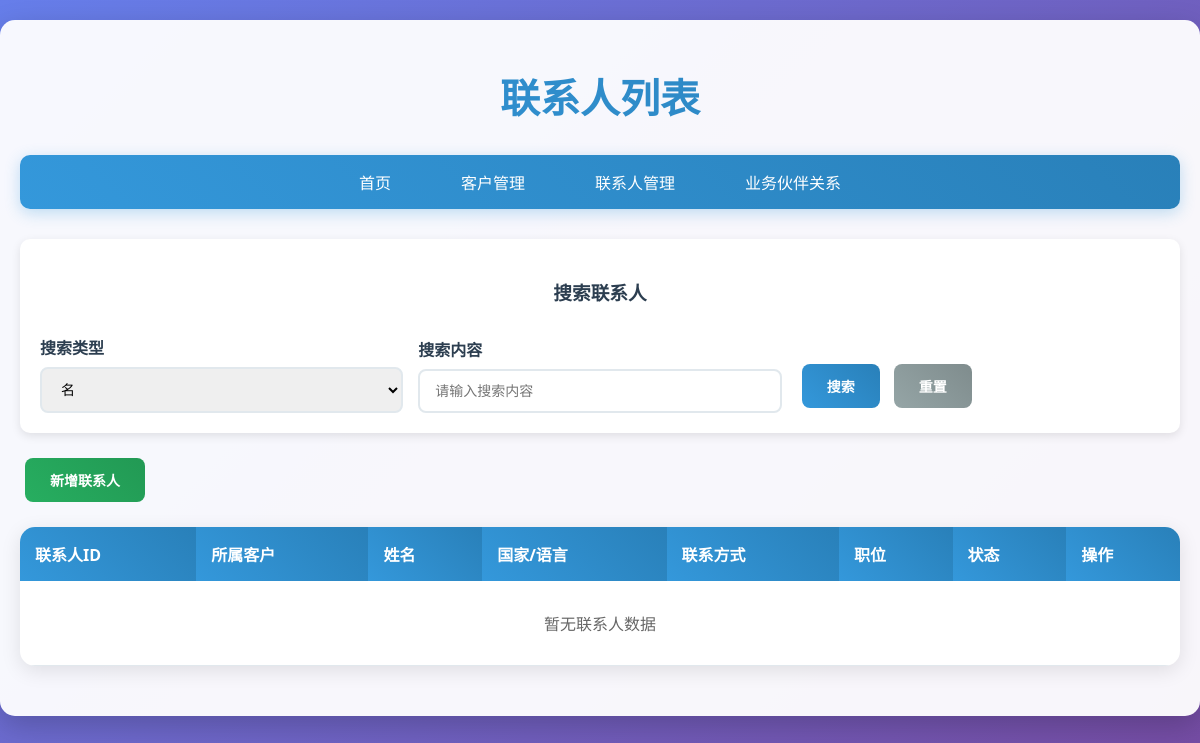
Before: /customer/contacts with the older database file.
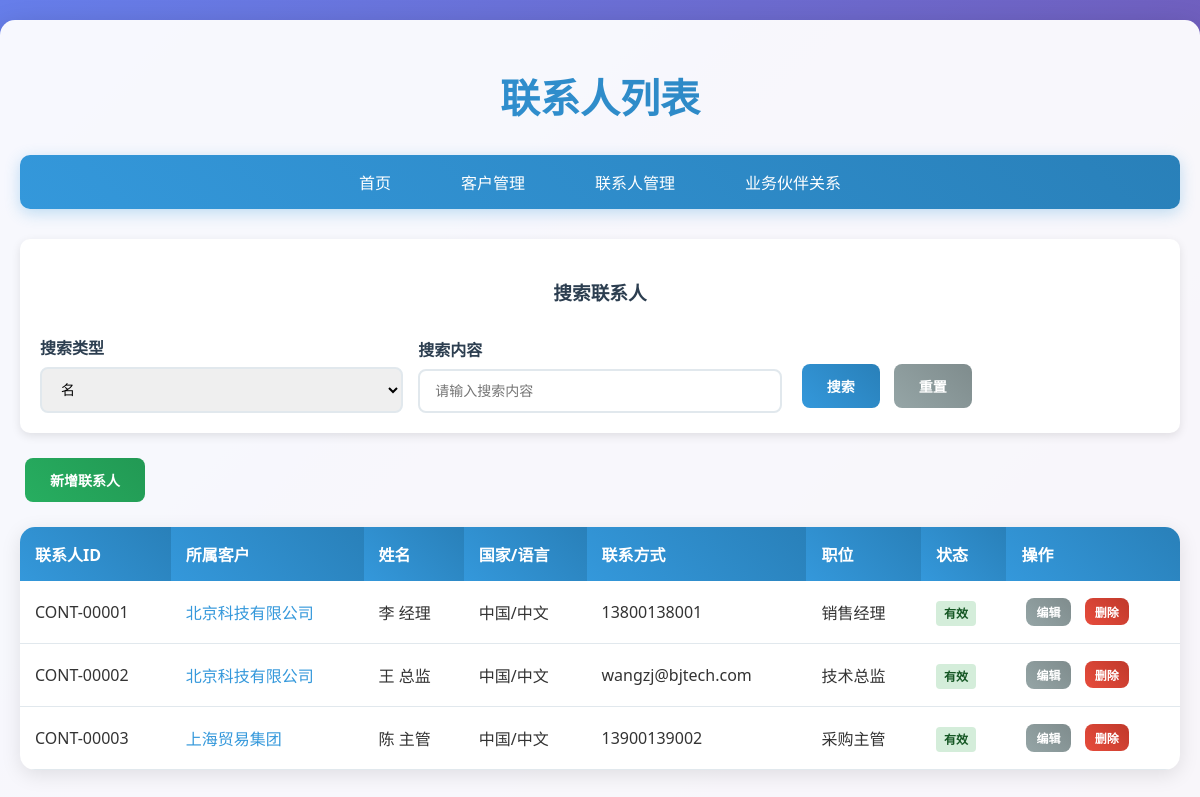
After: the same page with the newer database file.
### customer/models.py (models this page shows, shortened)
class ContactPerson(db.Model):
    __tablename__ = 'contact_person'
    contact_id = db.Column(db.String(255), primary_key=True, comment='联系人ID，唯一键（如"CONT-00001"）')
    customer_id = db.Column(db.String(255), db.ForeignKey('customer.customer_id'), nullable=False, comment='所属客户编号')
    first_name = db.Column(db.String(255), nullable=False, comment='名')
    last_name = db.Column(db.String(255), nullable=False, comment='姓')
    country_language = db.Column(db.String(255), comment='国家/语言')
    contact_info = db.Column(db.String(255), nullable=False, comment='办公电话/手机/邮箱（至少一项）')
    position = db.Column(db.String(255), comment='职位')
    status = db.Column(db.String(255), default='有效', comment='联系人状态（"有效""无效"）')

class Customer(db.Model):
    __tablename__ = 'customer'
    customer_id = db.Column(db.String(255), primary_key=True, comment='客户编号，唯一键（如"CUST-CN00001"）')
    customer_name = db.Column(db.String(255), nullable=False, comment='客户名称，全称')
    customer_type = db.Column(db.String(255), nullable=False, comment='客户类型，分为person/group/organization')
    address = db.Column(db.String(255), nullable=False, comment='注册或经营地址')
    phone = db.Column(db.String(255), nullable=False, comment='固定办公电话')
    email = db.Column(db.String(255), nullable=False, comment='官方邮箱')
    credit_limit = db.Column(db.Numeric(10, 2), default=0, comment='信用额度，非负数')
    payment_terms_code = db.Column(db.String(255), comment='付款条件代码')
    sales_region_code = db.Column(db.String(255), comment='销售区域代码')
    status = db.Column(db.String(255), default='正常', comment='客户状态（"正常""已停用""已注销"）')
    created_at = db.Column(db.DateTime, default=datetime.utcnow, comment='创建时间，可自动生成')
    contact_persons = db.relationship('ContactPerson', backref='customer', lazy=True, cascade='all, delete-orphan')
    bp_relationships = db.relationship('BPRelationship', backref='main_customer', lazy=True, cascade='all, delete-orphan')

### customer/views.py (the view)
@bp.route('/contacts')
def list_contacts():
    search_form = ContactSearchForm()
    contacts = ContactPerson.query.all()
    return render_template('customer/contact_list.html', contacts=contacts, search_form=search_form)

### customer/forms.py
class ContactSearchForm(FlaskForm):
    search_type = SelectField('搜索类型',
                             choices=[('customer_id', '所属客户编号'), ('first_name', '名'),
                                    ('last_name', '姓'), ('position', '职位')],
                             default='first_name')
    search_value = StringField('搜索内容', validators=[Optional()])

### templates/customer/contact_list.html (shortened to what this page needs)
<!DOCTYPE html>
<html lang="zh-CN">
<head>
    <link rel="stylesheet" href="{{ url_for('static', filename='style.css') }}">
</head>
<body>
    <div class="container">
        <h1>联系人列表</h1>
        <div class="navbar">
            <ul>
                <li><a href="{{ url_for('customer.index') }}">首页</a></li>
                <li><a href="{{ url_for('customer.list_customers') }}">客户管理</a></li>
                <li><a href="{{ url_for('customer.list_contacts') }}">联系人管理</a></li>
                <li><a href="{{ url_for('customer.list_relationships') }}">业务伙伴关系</a></li>
            </ul>
        </div>
        <div class="search-container">
            <h3>搜索联系人</h3>
            <form method="POST" action="{{ url_for('customer.search_contacts') }}" class="search-form">
                <div class="form-group">
                    {{ search_form.search_type.label }}
                    {{ search_form.search_type(class="form-control") }}
                </div>
                <div class="form-group">
                    {{ search_form.search_value.label }}
                    {{ search_form.search_value(class="form-control", placeholder="请输入搜索内容") }}
                </div>
                <div class="form-group">
                    <button type="submit" class="btn btn-primary">搜索</button>
                    <a href="{{ url_for('customer.list_contacts') }}" class="btn btn-secondary">重置</a>
                </div>
            </form>
        </div>
        <div style="margin-bottom: 20px;">
            <a href="{{ url_for('customer.create_contact') }}" class="btn btn-success">新增联系人</a>
        </div>
        <div class="table-container">
            <table>
                <thead>
                    <tr>
                        <th>联系人ID</th>
                        <th>所属客户</th>
                        <th>姓名</th>
                        <th>国家/语言</th>
                        <th>联系方式</th>
                        <th>职位</th>
                        <th>状态</th>
                        <th>操作</th>
                    </tr>
                </thead>
                <tbody>
                    {% for contact in contacts %}
                    <tr>
                        <td>{{ contact.contact_id }}</td>
                        <td>
                            <a href="{{ url_for('customer.view_customer', customer_id=contact.customer_id) }}" style="color: #3498db; text-decoration: none;">
                                {{ contact.customer.customer_name }}
                            </a>
                        </td>
                        <td>{{ contact.first_name }} {{ contact.last_name }}</td>
                        <td>{{ contact.country_language or '无' }}</td>
                        <td>{{ contact.contact_info }}</td>
                        <td>{{ contact.position or '无' }}</td>
                        <td>
                            <span class="status-badge status-{{ contact.status }}">
                                {{ contact.status }}
                            </span>
                        </td>
                        <td>
                            <a href="{{ url_for('customer.edit_contact', contact_id=contact.contact_id) }}" class="btn btn-secondary" style="padding: 5px 10px; font-size: 12px;">编辑</a>
                            <form method="POST" action="{{ url_for('customer.delete_contact', contact_id=contact.contact_id) }}" style="display: inline;" onsubmit="return confirm('确定要删除这个联系人吗？')">
                                <button type="submit" class="btn btn-danger" style="padding: 5px 10px; font-size: 12px;">删除</button>
                            </form>
                        </td>
                    </tr>
                    {% else %}
                    <tr>
                        <td colspan="8" style="text-align: center; padding: 30px; color: #666;">
                            暂无联系人数据
                        </td>
                    </tr>
                    {% endfor %}
                </tbody>
            </table>
        </div>
    </div>
</body>
</html>

### static/style.css (style rules this page uses)
body { font-family: 'Segoe UI', Tahoma, Geneva, Verdana, sans-serif; background: linear-gradient(135deg, #667eea 0%, #764ba2 100%); margin: 0; padding: 0; min-height: 100vh; color: #333; }
.container { max-width: 1200px; margin: 0 auto; padding: 20px; background-color: rgba(255, 255, 255, 0.95); border-radius: 15px; box-shadow: 0 10px 30px rgba(0,0,0,0.2); margin-top: 20px; }
h1, h2, h3 { color: #2c3e50; text-align: center; margin-bottom: 30px; }
h1 { font-size: 2.5em; background: linear-gradient(45deg, #3498db, #2980b9); -webkit-background-clip: text; -webkit-text-fill-color: transparent; background-clip: text; }
.navbar { background: linear-gradient(45deg, #3498db, #2980b9); padding: 15px 0; margin-bottom: 30px; border-radius: 10px; box-shadow: 0 4px 15px rgba(52, 152, 219, 0.3); }
.navbar ul { list-style: none; margin: 0; padding: 0; display: flex; justify-content: center; flex-wrap: wrap; }
.navbar li { margin: 0 15px; }
.navbar a { color: white; text-decoration: none; padding: 10px 20px; border-radius: 25px; transition: all 0.3s ease; font-weight: 500; }
.form-group { margin-bottom: 20px; }
.form-group label { display: block; margin-bottom: 8px; font-weight: 600; color: #2c3e50; }
input[type="text"], input[type="email"], input[type="password"], input[type="number"], input[type="date"], select, textarea { width: 100%; padding: 12px 15px; border: 2px solid #e1e8ed; border-radius: 8px; font-size: 14px; transition: all 0.3s ease; box-sizing: border-box; }
.btn { padding: 12px 25px; border: none; border-radius: 8px; cursor: pointer; font-size: 14px; font-weight: 600; text-decoration: none; display: inline-block; transition: all 0.3s ease; margin: 5px; }
.btn-primary { background: linear-gradient(45deg, #3498db, #2980b9); color: white; }
.btn-secondary { background: linear-gradient(45deg, #95a5a6, #7f8c8d); color: white; }
.btn-success { background: linear-gradient(45deg, #27ae60, #229954); color: white; }
.btn-danger { background: linear-gradient(45deg, #e74c3c, #c0392b); color: white; }
.table-container { background: white; border-radius: 15px; overflow: hidden; box-shadow: 0 5px 20px rgba(0,0,0,0.1); margin-bottom: 30px; }
table { width: 100%; border-collapse: collapse; }
th { background: linear-gradient(45deg, #3498db, #2980b9); color: white; padding: 15px; text-align: left; font-weight: 600; }
td { padding: 12px 15px; border-bottom: 1px solid #e1e8ed; }
.search-container { background: white; padding: 20px; border-radius: 10px; margin-bottom: 20px; box-shadow: 0 3px 10px rgba(0,0,0,0.1); }
.search-form { display: flex; gap: 15px; align-items: end; flex-wrap: wrap; }
.search-form .form-group { margin-bottom: 0; flex: 1; min-width: 200px; }

### templates/customer/contact_list.html (style rules this page uses)
.status-badge { padding: 4px 8px; border-radius: 4px; font-size: 12px; font-weight: bold; }
.status-有效 { background-color: #d4edda; color: #155724; }

Changed rows visible on the page:
added ContactPerson: contact_id "CONT-00001", customer.customer_name "北京科技有限公司", first_name "李", last_name "经理", country_language "中国/中文", contact_info "13800138001", position "销售经理", status "有效"
added ContactPerson: contact_id "CONT-00002", customer.customer_name "北京科技有限公司", first_name "王", last_name "总监", country_language "中国/中文", contact_info "wangzj@bjtech.com", position "技术总监", status "有效"
added ContactPerson: contact_id "CONT-00003", customer.customer_name "上海贸易集团", first_name "陈", last_name "主管", country_language "中国/中文", contact_info "13900139002", position "采购主管", status "有效"
Other visible differences:
text no longer shown: "暂无联系人数据"
